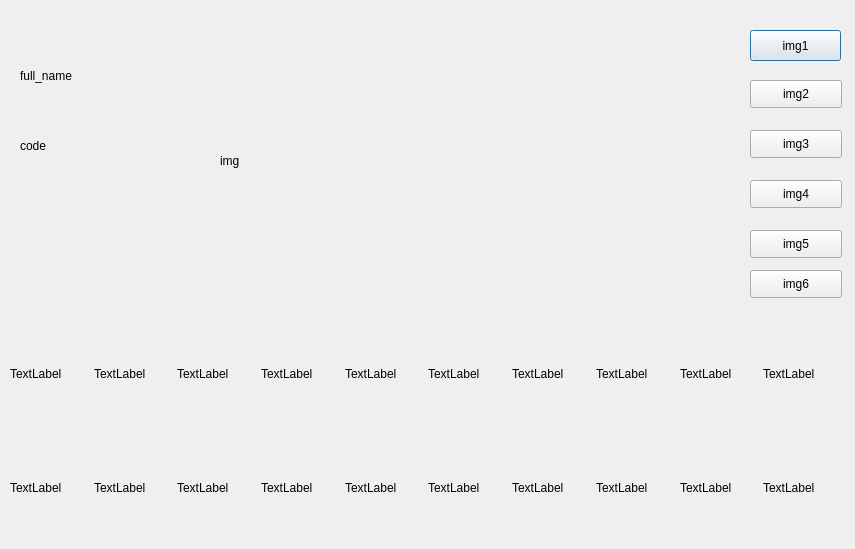
<?xml version="1.0" encoding="UTF-8"?>
<ui version="4.0">
 <class>Dialog</class>
 <widget class="QDialog" name="Dialog">
  <property name="geometry">
   <rect>
    <x>0</x>
    <y>0</y>
    <width>855</width>
    <height>549</height>
   </rect>
  </property>
  <property name="windowTitle">
   <string>Dialog</string>
  </property>
  <widget class="QLabel" name="label">
   <property name="geometry">
    <rect>
     <x>220</x>
     <y>20</y>
     <width>511</width>
     <height>281</height>
    </rect>
   </property>
   <property name="text">
    <string>img</string>
   </property>
  </widget>
  <widget class="QLabel" name="label_2">
   <property name="geometry">
    <rect>
     <x>20</x>
     <y>50</y>
     <width>161</width>
     <height>51</height>
    </rect>
   </property>
   <property name="text">
    <string>full_name</string>
   </property>
  </widget>
  <widget class="QLabel" name="label_3">
   <property name="geometry">
    <rect>
     <x>20</x>
     <y>120</y>
     <width>161</width>
     <height>51</height>
    </rect>
   </property>
   <property name="text">
    <string>code</string>
   </property>
  </widget>
  <widget class="QPushButton" name="pushButton">
   <property name="geometry">
    <rect>
     <x>750</x>
     <y>30</y>
     <width>91</width>
     <height>31</height>
    </rect>
   </property>
   <property name="text">
    <string>img1</string>
   </property>
  </widget>
  <widget class="QPushButton" name="pushButton_2">
   <property name="geometry">
    <rect>
     <x>750</x>
     <y>80</y>
     <width>92</width>
     <height>28</height>
    </rect>
   </property>
   <property name="text">
    <string>img2</string>
   </property>
  </widget>
  <widget class="QPushButton" name="pushButton_3">
   <property name="geometry">
    <rect>
     <x>750</x>
     <y>130</y>
     <width>92</width>
     <height>28</height>
    </rect>
   </property>
   <property name="text">
    <string>img3</string>
   </property>
  </widget>
  <widget class="QPushButton" name="pushButton_4">
   <property name="geometry">
    <rect>
     <x>750</x>
     <y>180</y>
     <width>92</width>
     <height>28</height>
    </rect>
   </property>
   <property name="text">
    <string>img4</string>
   </property>
  </widget>
  <widget class="QPushButton" name="pushButton_5">
   <property name="geometry">
    <rect>
     <x>750</x>
     <y>230</y>
     <width>92</width>
     <height>28</height>
    </rect>
   </property>
   <property name="text">
    <string>img5</string>
   </property>
  </widget>
  <widget class="QPushButton" name="pushButton_6">
   <property name="geometry">
    <rect>
     <x>750</x>
     <y>270</y>
     <width>92</width>
     <height>28</height>
    </rect>
   </property>
   <property name="text">
    <string>img6</string>
   </property>
  </widget>
  <widget class="QWidget" name="gridLayoutWidget">
   <property name="geometry">
    <rect>
     <x>10</x>
     <y>320</y>
     <width>831</width>
     <height>221</height>
    </rect>
   </property>
   <layout class="QGridLayout" name="gridLayout">
    <item row="0" column="3">
     <widget class="QLabel" name="label_7">
      <property name="text">
       <string>TextLabel</string>
      </property>
     </widget>
    </item>
    <item row="0" column="5">
     <widget class="QLabel" name="label_9">
      <property name="text">
       <string>TextLabel</string>
      </property>
     </widget>
    </item>
    <item row="0" column="1">
     <widget class="QLabel" name="label_5">
      <property name="text">
       <string>TextLabel</string>
      </property>
     </widget>
    </item>
    <item row="0" column="2">
     <widget class="QLabel" name="label_6">
      <property name="text">
       <string>TextLabel</string>
      </property>
     </widget>
    </item>
    <item row="0" column="4">
     <widget class="QLabel" name="label_8">
      <property name="text">
       <string>TextLabel</string>
      </property>
     </widget>
    </item>
    <item row="0" column="7">
     <widget class="QLabel" name="label_11">
      <property name="text">
       <string>TextLabel</string>
      </property>
     </widget>
    </item>
    <item row="0" column="6">
     <widget class="QLabel" name="label_10">
      <property name="text">
       <string>TextLabel</string>
      </property>
     </widget>
    </item>
    <item row="0" column="9">
     <widget class="QLabel" name="label_13">
      <property name="text">
       <string>TextLabel</string>
      </property>
     </widget>
    </item>
    <item row="0" column="8">
     <widget class="QLabel" name="label_12">
      <property name="text">
       <string>TextLabel</string>
      </property>
     </widget>
    </item>
    <item row="1" column="0">
     <widget class="QLabel" name="label_14">
      <property name="text">
       <string>TextLabel</string>
      </property>
     </widget>
    </item>
    <item row="1" column="1">
     <widget class="QLabel" name="label_15">
      <property name="text">
       <string>TextLabel</string>
      </property>
     </widget>
    </item>
    <item row="1" column="2">
     <widget class="QLabel" name="label_16">
      <property name="text">
       <string>TextLabel</string>
      </property>
     </widget>
    </item>
    <item row="1" column="3">
     <widget class="QLabel" name="label_17">
      <property name="text">
       <string>TextLabel</string>
      </property>
     </widget>
    </item>
    <item row="1" column="4">
     <widget class="QLabel" name="label_18">
      <property name="text">
       <string>TextLabel</string>
      </property>
     </widget>
    </item>
    <item row="1" column="5">
     <widget class="QLabel" name="label_19">
      <property name="text">
       <string>TextLabel</string>
      </property>
     </widget>
    </item>
    <item row="1" column="6">
     <widget class="QLabel" name="label_20">
      <property name="text">
       <string>TextLabel</string>
      </property>
     </widget>
    </item>
    <item row="1" column="7">
     <widget class="QLabel" name="label_21">
      <property name="text">
       <string>TextLabel</string>
      </property>
     </widget>
    </item>
    <item row="1" column="8">
     <widget class="QLabel" name="label_22">
      <property name="text">
       <string>TextLabel</string>
      </property>
     </widget>
    </item>
    <item row="1" column="9">
     <widget class="QLabel" name="label_23">
      <property name="text">
       <string>TextLabel</string>
      </property>
     </widget>
    </item>
    <item row="0" column="0">
     <widget class="QLabel" name="label_4">
      <property name="text">
       <string>TextLabel</string>
      </property>
     </widget>
    </item>
   </layout>
  </widget>
 </widget>
 <resources/>
 <connections/>
</ui>
